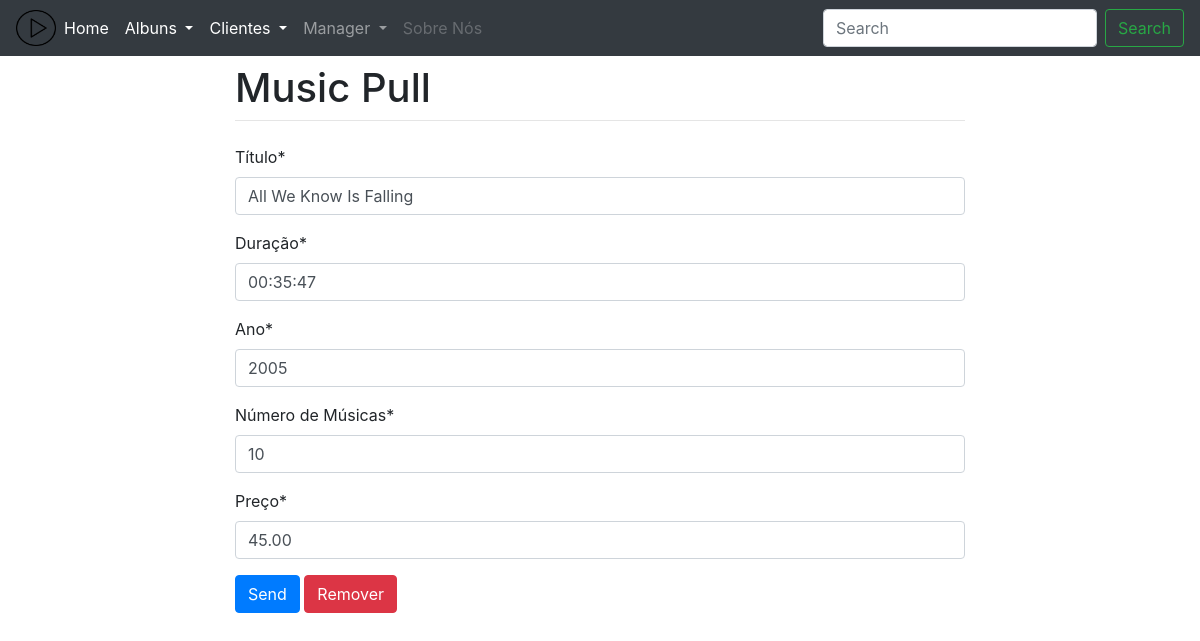
/Ua/3, run on the app's committed database.
### musicas/models.py (models this page shows, shortened)
class Albuns (models.Model):
	titulo = models.CharField(max_length=40,verbose_name='Título')
	duracao = models.DurationField(verbose_name='Duração')
	ano = models.IntegerField(verbose_name='Ano')
	num_musicas = models.IntegerField(verbose_name='Número de Músicas')
	preco = models.DecimalField(max_digits=7,decimal_places=2,verbose_name='Preço')
	class Meta:
		verbose_name_plural='Albuns'

### musicas/views.py (the view)
# urls.py: path('Ua/<int:pk>',ualbum, name="updA"),
def ualbum(request, pk):
	data={}
	album = Albuns.objects.get(pk=pk)
	form = FormAlbum(request.POST or None,instance=album)#Verifica se tem coisa
	if form.is_valid():
		form.save()
		return redirect('/Ra')
	data['form']=form
	data['album']=album
	return render(request,'musicas/formCa.html',{'form':form,'album':album})

### musicas/forms.py
class FormAlbum(ModelForm):
    class Meta:
        model = Albuns
        fields = '__all__'

### templates/musicas/formCa.html (shortened to what this page needs)
{% extends 'musicas/base.html' %}
{% load crispy_forms_tags %}
{% block content %}
<form method="POST">
    <div class="form-group">
        {{form|crispy}}
        <button type="submit" class="btn btn-primary">Send</button>
        {% if album%}
            <button  href="{%url 'delA' album.id %}" class="btn btn-danger">Remover</button>
        {% endif %}
    </div>
</form>
{% endblock %}

### data on the page
Albuns: titulo "All We Know Is Falling", duracao "00:35:47", ano "2005", num_musicas "10", preco "45.00"
